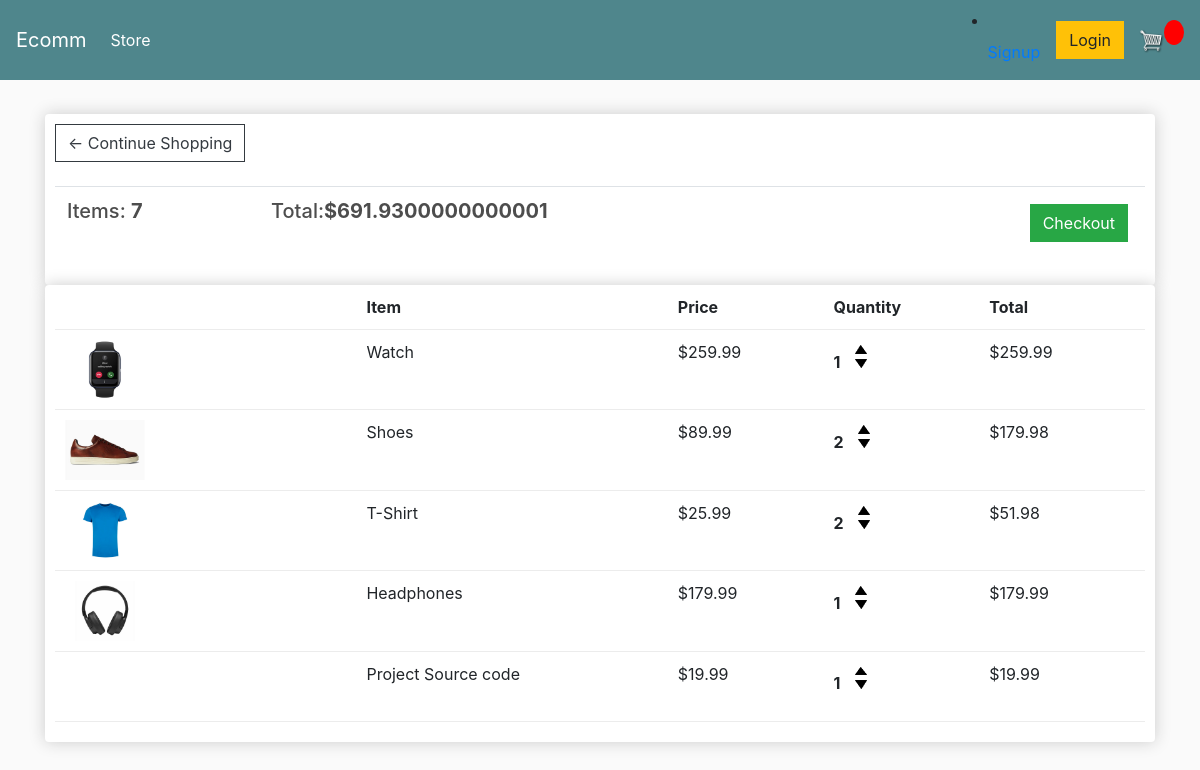
The app's page /cart/ (signed in), older data.
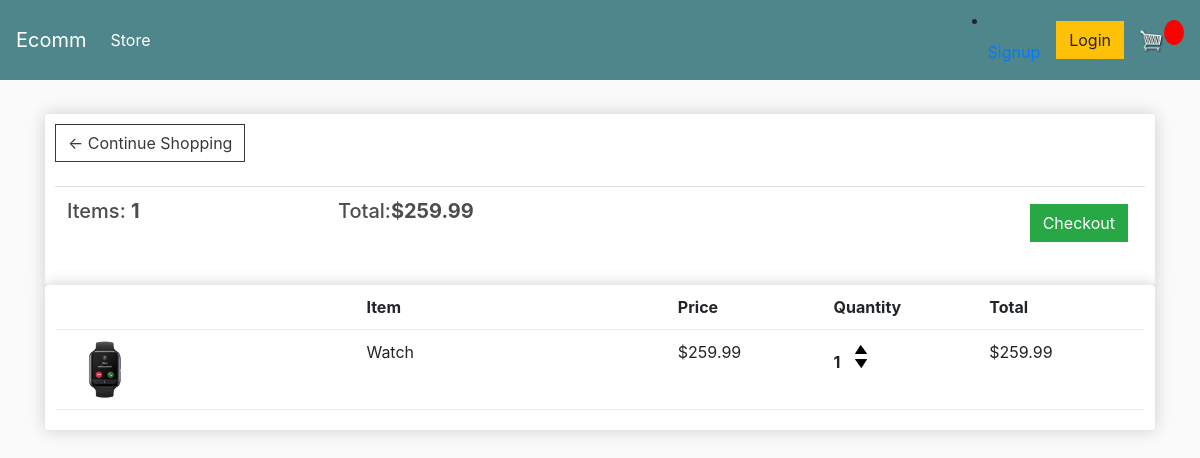
The same page, newer data.
### store/models.py (models this page shows, shortened)
class Order(models.Model):
    customer = models.ForeignKey(Customer, on_delete=models.SET_NULL, blank=True, null=True)
    date_orderd = models.DateTimeField(auto_now_add=True)
    complete = models.BooleanField(default=False, null=True, blank=False)
    transaction_id = models.CharField(max_length=200, null=True)
    @property
    def get_cart_total(self):
        orderitems = self.orderitem_set.all()
        total = sum([item.get_total for item in orderitems])
        return total
    @property
    def get_cart_items(self):
        orderitems = self.orderitem_set.all()
        total = sum([item.quantity for item in orderitems])
        return total

class OrderItem(models.Model):
    product = models.ForeignKey(Product, on_delete=models.SET_NULL, blank=True, null=True)
    order = models.ForeignKey(Order, on_delete=models.SET_NULL, blank=True, null=True)
    quantity = models.IntegerField(default=0, null=True, blank=True)
    date_added = models.DateTimeField(auto_now_add=True)
    @property
    def get_total(self):
        total = self.product.price * self.quantity
        return total

class Product(models.Model):
    name = models.CharField(max_length=200)
    price = models.FloatField()
    digital = models.BooleanField(default=False, null=True, blank=True)
    image = models.ImageField(null=True, blank=True)
    @property
    def imageURL(self):
            try:
                url = self.image.url
            except:
                url = ''
            return url

### store/views.py (the view)
# urls.py: path('cart/', views.cart, name="cart"),
def cart(request):
	if request.user.is_authenticated:
		customer = request.user.customer
		order, created = Order.objects.get_or_create(customer=customer, complete=False)
		items = order.orderitem_set.all()
	else:
		items = []
		order = {'get_cart_total':0, 'get_cart_items':0, 'shipping':False}
	context = {'items':items, 'order':order}
	return render(request, 'store/cart.html', context)

### store/templates/store/cart.html
{% extends 'store/main.html' %}
{% load static %}
{% block content %}
<div class="row">
	<div class="col-lg-12">
		<div class="box-element">
			<a  class="btn btn-outline-dark" href="{% url 'store' %}">&#x2190; Continue Shopping</a>
			<br>
			<br>
			<table class="table">
				<tr>
					<th><h5>Items: <strong>{{order.get_cart_items}}</strong></h5></th>
					<th><h5>Total:<strong>${{order.get_cart_total}}</strong></h5></th>
					<th>
						<a  style="float:right; margin:5px;" class="btn btn-success" href="{% url 'checkout' %}">Checkout</a>
					</th>
				</tr>
			</table>
		</div>
<div class="box-element">
	<div class="cart-row">
		<div style="flex:2"></div>
		<div style="flex:2"><strong>Item</strong></div>
		<div style="flex:1"><strong>Price</strong></div>
		<div style="flex:1"><strong>Quantity</strong></div>
		<div style="flex:1"><strong>Total</strong></div>
	</div>
	{% for item in items %}
	<div class="cart-row">
		<div style="flex:2"><img class="row-image" src="{{item.product.imageURL}}"></div>
		<div style="flex:2">{{item.product.name}}</div>
		<div style="flex:1"><p>${{item.product.price|floatformat:2}}</p></div>
		<div style="flex:1">
			<p class="quantity">{{item.quantity}}</p>
			<div class="quantity">
				<img data-product="{{item.product.id}}" data-action="add" class="chg-quantity update-cart" src="{% static  'main/arrow-up.png' %}">
				<img data-product="{{item.product.id}}" data-action="remove" class="chg-quantity update-cart" src="{% static  'main/arrow-down.png' %}">
			</div>
		</div>
		<div style="flex:1">${{item.get_total}}</div>
	</div>
	{% endfor %}
        </div>
    </div>
</div>
{% endblock content %}

### store/templates/store/main.html (shortened to what this page needs)
<!DOCTYPE html>
{% load static %}
<html>
<head>
	<link rel="stylesheet" href="https://stackpath.bootstrapcdn.com/bootstrap/4.4.1/css/bootstrap.min.css">
	<link rel="stylesheet" type="text/css" href="{% static 'css/main.css' %}">
</head>
<body>
<nav class="navbar navbar-expand-lg navbar-dark bg-dark">
  <a class="navbar-brand" href="{% url 'store' %}">Ecomm</a>
  <div class="collapse navbar-collapse" id="navbarSupportedContent">
    <ul class="navbar-nav mr-auto">
      <li class="nav-item active">
        <a class="nav-link" href="{% url 'store' %}">Store <span class="sr-only">(current)</span></a>
      </li>
      </ul>
      <li class="nav-item ">
        <a class="nav-link" href="templates/signup.html">Signup<span class="sr-only">(current)</span></a>
      </li>
     <div class="form-inline my-2 my-lg-0">
	     	<a href="#"class="btn btn-warning">Login</a>
	     	<a href="{% url 'cart' %}">
	    		<img  id="cart-icon" src="{% static 'main/6+cart.png' %}">
	    	</a>
	    	<p id="cart-total">{{cartItems}}</p>
	    </div>
  </div>
</nav>
         <div class="container">
                <br>
                {% block content %}
                 {% endblock content %}
         </div>
</body>
</html>

### static/css/main.css (style rules this page uses)
body { background-color: hsl(0, 0%, 98%); }
h1,h2,h3,h4,h5,h6 { color:hsl(0, 0%, 30%); }
.box-element { box-shadow:hsl(0, 0%, 80%) 0 0 16px; background-color: #fff; border-radius: 4px; padding: 10px; }
.bg-dark { background-color: #4f868c!important; }
#cart-icon { width:25px; display: inline-block; margin-left: 15px; }
#cart-total { display: block; text-align: center; color:#fff; background-color: red; width: 20px; height: 25px; border-radius: 50%; font-size: 14px; }
.col-lg-4, .col-lg-6, .col-lg-8, .col-lg-12 { margin-top: 10px; }
.btn { border-radius: 0; }
.row-image { width: 100px; }
.cart-row { display: flex; align-items: flex-stretch; padding-bottom: 10px; margin-bottom: 10px; border-bottom: 1px solid #ececec; }
.quantity { display: inline-block; font-weight: 700; padding-right:10px; }
.chg-quantity { width: 12px; cursor: pointer; display: block; margin-top: 5px; transition:.1s; }

Row changes from the older to the newer data that the page shows:
removed OrderItem: product.imageURL (picture), product.name "Shoes", product.price "89.99", quantity "2", get_total "179.98"
removed OrderItem: product.imageURL (picture), product.name "T-Shirt", product.price "25.99", quantity "2", get_total "51.98"
removed OrderItem: product.imageURL (picture), product.name "Headphones", product.price "179.99", quantity "1", get_total "179.99"
removed OrderItem: product.name "Project Source code", product.price "19.99", quantity "1", get_total "19.99"
computed for Order: get_cart_items "7" → "1"; get_cart_total "691.9300000000001" → "259.99"
